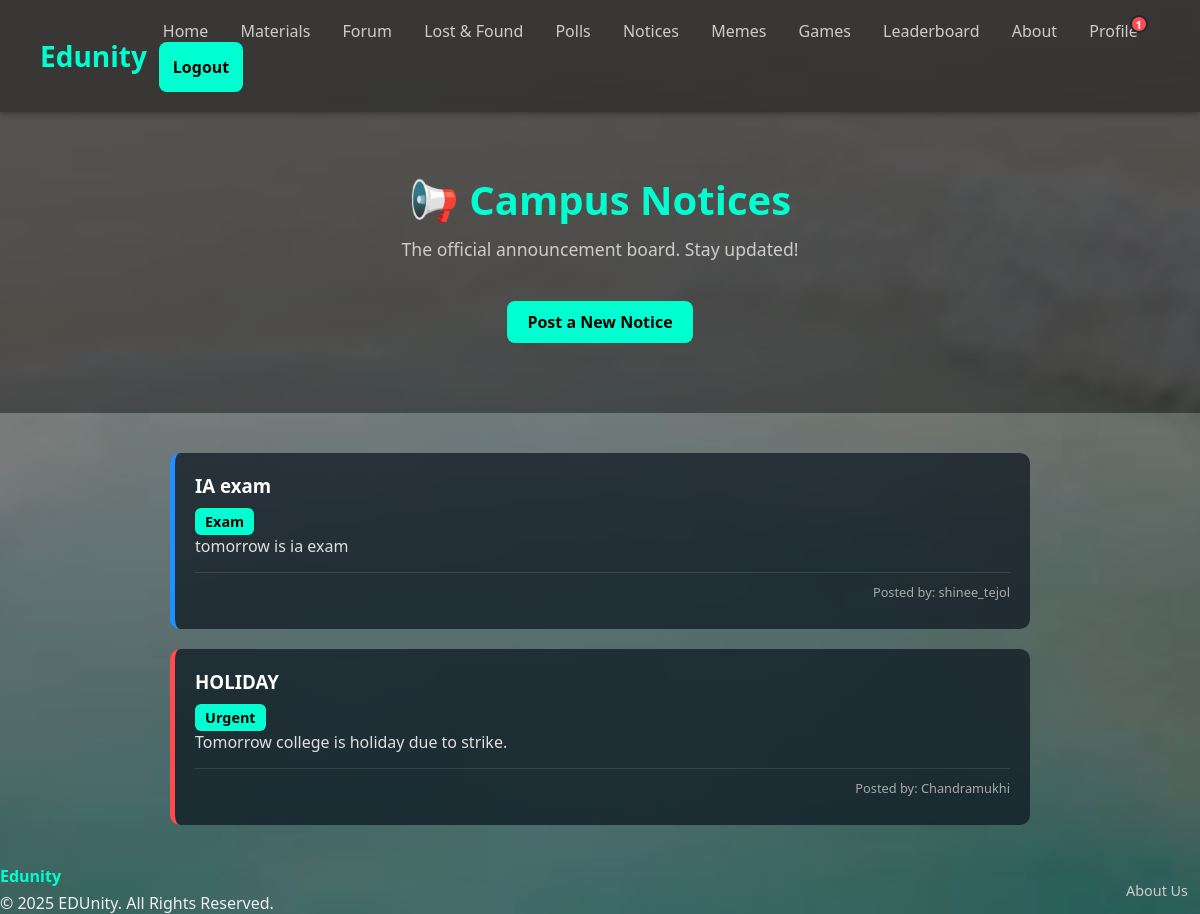
/notices/ (signed in), run on the app's committed database.
### notices/models.py (models this page shows, shortened)
class Notice(models.Model):
    CATEGORY_CHOICES = [
        ('general', 'General'),
        ('event', 'Event'),
        ('exam', 'Exam'),
        ('urgent', 'Urgent'),
    ]
    title = models.CharField(max_length=200)
    content = models.TextField()
    category = models.CharField(max_length=10, choices=CATEGORY_CHOICES, default='general')
    author = models.ForeignKey(User, on_delete=models.CASCADE)
    created_at = models.DateTimeField(auto_now_add=True)
    expiry_date = models.DateTimeField(null=True, blank=True)
    class Meta:
        ordering = ['-created_at'] # Newest notices first

### notices/views.py (the view)
# urls.py: path('', views.notice_list_view, name='notices'),
@login_required
def notice_list_view(request):
    now = timezone.now()
    all_notices = Notice.objects.filter(
        Q(expiry_date__isnull=True) | Q(expiry_date__gt=now)
    )
    context = { 'notices': all_notices }
    return render(request, 'notices/notices.html', context)

### core/context_processors.py (called while the page is built)
def notification_processor(request):
    if request.user.is_authenticated:
        friend_request_count = FriendRequest.objects.filter(to_user=request.user).count()
        unread_notification_count = Notification.objects.filter(recipient=request.user, is_read=False).count()
        total_notifications = friend_request_count + unread_notification_count
        return {'total_notifications': total_notifications}
    return {}

### templates/notices/notices.html (shortened to what this page needs)
{% extends 'base.html' %}
{% block content %}
  <section class="hero">
    <h1>📢 Campus Notices</h1>
    <p>The official announcement board. Stay updated!</p>
    <div class="buttons" style="margin-top: 20px;">
        <a href="{% url 'post_notice' %}" style="background-color: #00ffd0; color: #000; text-decoration: none; padding: 10px 20px; border-radius: 8px; font-weight: bold;">Post a New Notice</a>
    </div>
  </section>
  <section class="notices-list" id="noticesList">
    {% for notice in notices %}
      <div class="notice-card {{ notice.category }}">
  <h3>{{ notice.title }}</h3>
  <span class="tag">{{ notice.get_category_display }}</span>
  <p>{{ notice.content|linebreaksbr }}</p>
  <p class="notice-meta">
    Posted by: {{ notice.author.username }}
  </p>
</div>
    {% empty %}
      <p style="color: #ccc; text-align: center;">No notices have been posted yet.</p>
    {% endfor %}
  </section>
{% endblock %}

### static/css/index.css (style rules this page uses)
* { margin: 0; padding: 0; box-sizing: border-box; font-family: 'Segoe UI', sans-serif; }
body { background-image: url("/static/images/backgroundMAIN.JPG"); background-size: cover; background-repeat: no-repeat; background-attachment: fixed; background-position: center; color: #f0f0f0; display: flex; flex-direction: column; min-height: 100vh; }
.hero { text-align: center; padding: 100px 20px; background-color: rgba(0, 0, 0, 0.5); backdrop-filter: blur(4px); }
.hero h1 { font-size: 3rem; color: #ffffff; }
.hero p { font-size: 1.25rem; margin: 10px 0 30px; color: #dddddd; }
.hero .buttons a { display: inline-block; margin: 10px; padding: 12px 24px; background-color: #00bfa5; color: #000; border-radius: 25px; text-decoration: none; font-weight: bold; transition: background-color 0.3s; }
body { background-image: url("/static/images/backgroundMAIN.JPG"); background-size: cover; background-attachment: fixed; background-position: center; color: #f0f0f0; }
.hero { text-align: center; padding: 60px 20px; background-color: rgba(0, 0, 0, 0.4); backdrop-filter: blur(4px); }
.hero h1 { font-size: 2.5rem; color: #00ffd0; }
.hero p { font-size: 1.1rem; color: #ccc; }
* { box-sizing: border-box; font-family: 'Segoe UI', sans-serif; }
body { background-image: url("/static/images/backgroundMAIN.JPG"); background-size: cover; background-position: center; background-attachment: fixed; color: #f0f0f0; }
.notices-list { max-width: 900px; margin: 40px auto; padding: 0 20px; display: flex; flex-direction: column; gap: 20px; }
.notice-card { background-color: rgba(255, 255, 255, 0.05); padding: 20px; border-left: 5px solid #00ffd0; border-radius: 10px; backdrop-filter: blur(5px); transition: transform 0.3s ease; }
.notice-card h3 { margin-bottom: 10px; color: #ffffff; }
.notice-card p { color: #cccccc; margin-bottom: 8px; }
.tag { display: inline-block; background-color: #00ffd0; color: #000; font-weight: bold; padding: 4px 10px; border-radius: 6px; font-size: 0.9rem; }
.notice-card.urgent { border-left-color: #ff4b4b; }
.notice-card.exam { border-left-color: #1e90ff; }
.notice-card .notice-meta { font-size: 0.8rem; color: #aaa; margin-top: 15px; padding-top: 10px; border-top: 1px solid rgba(255, 255, 255, 0.1); text-align: right; }
.notice-card { background-color: rgba(10, 20, 30, 0.7); backdrop-filter: blur(8px); }
.notice-card p { color: #e0e0e0; }

### data on the page
Notice: title "IA exam", category "Exam", content "tomorrow is ia exam", author.username "shinee_tejol"
Notice: title "HOLIDAY", category "Urgent", content "Tomorrow college is holiday due to strike.", author.username "Chandramukhi"

### other printed values
{{ total_notifications }} "1"
